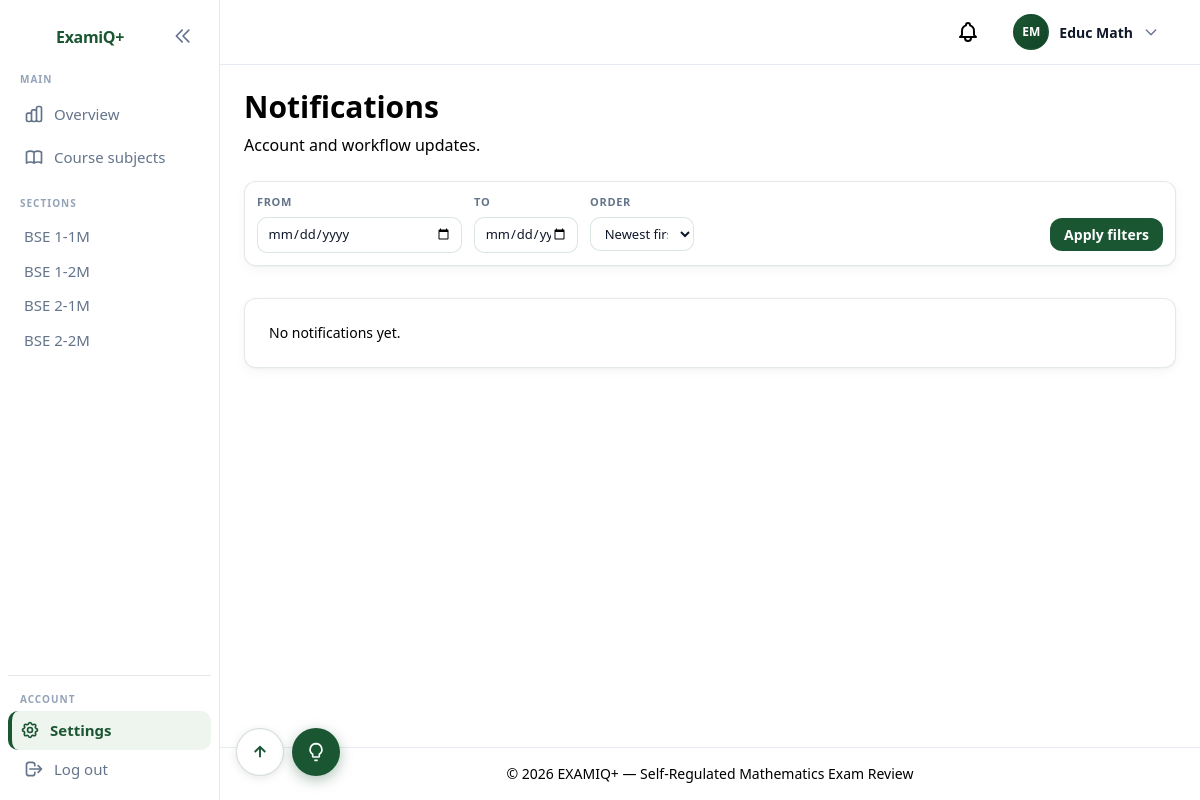
/profile/notifications/ (signed in), run on the app's committed database.
### apps/users/models.py (models this page shows, shortened)
class ProgramSection(models.Model):
    program = models.ForeignKey(
        Program,
        on_delete=models.CASCADE,
        related_name="sections",
    )
    year_level = models.ForeignKey(
        "questions.YearLevel",
        on_delete=models.PROTECT,
        related_name="program_sections",
    )
    label = models.CharField(
        max_length=10,
        help_text='Section block label, e.g. "1M", "2M".',
    )
    academic_year = models.ForeignKey(
        AcademicYear,
        on_delete=models.PROTECT,
        related_name="program_sections",
    )
    max_students = models.PositiveIntegerField(default=40)
    is_active = models.BooleanField(default=True)
    class Meta:
        verbose_name = "Program Section"
        verbose_name_plural = "Program Sections"
        ordering = ["program__name", "year_level__order", "label"]
        unique_together = [["program", "year_level", "label", "academic_year"]]
    @property
    def display_label(self) -> str:
        from apps.users.constants import PROGRAM_ABBREVIATIONS
        abbr = PROGRAM_ABBREVIATIONS.get(self.program.slug, self.program.name)
        return f"{abbr} {self.year_level.order}-{self.label}"

class User(AbstractUser):
    class Role(models.TextChoices):
        STUDENT = "student", "Student"
        PROFESSOR = "professor", "Faculty"
        CHAIRPERSON = "chairperson", "Department Chairperson"
        CAMPUS_ADMIN = "campus_admin", "Campus Administrator"
    class ApprovalStatus(models.TextChoices):
        APPROVED = "approved", "Approved"
        PENDING = "pending", "Pending"
        REJECTED = "rejected", "Rejected"
    class HomeDegreeProgram(models.TextChoices):
        CS = "cs", "Computer Science"
        IT = "it", "Information Technology"
        BSED_MATH = "bsed_math", "BSEd Mathematics"
        PSYCHOLOGY = "psychology", "Psychology"
        MARKETING = "marketing", "Marketing"
        HR = "hr", "Human Resources"
        HOSPITALITY = "hospitality", "Hospitality Management"
        CRIMINOLOGY = "criminology", "Criminology"
    username = None
    email = models.EmailField(unique=True)
    role = models.CharField(
        max_length=20,
        choices=Role.choices,
        default=Role.STUDENT,
    )
    department = models.ForeignKey(
        Department,
        on_delete=models.SET_NULL,
        null=True,
        blank=True,
        related_name="users",
    )
    home_degree_program = models.CharField(
        max_length=20,
        choices=HomeDegreeProgram.choices,
        blank=True,
        default="",
        help_text="Student's home degree program — scopes review course offerings.",
    )
    year_level = models.ForeignKey(
        "questions.YearLevel",
        on_delete=models.SET_NULL,
        null=True,
        blank=True,
        related_name="students",
        help_text="Student's current year level — scopes available subjects.",
    )
    section = models.ForeignKey(
        ProgramSection,
        on_delete=models.SET_NULL,
        null=True,
        blank=True,
        related_name="students",
        help_text="Student's cohort section for the current academic year.",
    )
    password_changed_at = models.DateTimeField(
        null=True,
        blank=True,
        help_text="When the user last changed their password.",
    )
    middle_name = models.CharField(max_length=150, blank=True, default="")
    suffix = models.CharField(
        max_length=20,
        blank=True,
        default="",
        help_text='Name suffix, e.g. "Jr.", "Sr.", "III".',
    )
    profile_photo = models.ImageField(upload_to="profile_photos/", blank=True, null=True)
    student_number = models.CharField(
        max_length=9,
        unique=True,
        null=True,
        blank=True,
        help_text="Nine-digit student ID (students only).",
    )
    employee_id = models.CharField(
        max_length=50,
        blank=True,
        default="",
        help_text="Employee ID for faculty and chairperson accounts.",
    )
    phone_number = models.CharField(
        max_length=11,
        blank=True,
        default="",
        help_text="Eleven-digit mobile number.",
    )
    approval_status = models.CharField(
        max_length=20,
        choices=ApprovalStatus.choices,
        default=ApprovalStatus.APPROVED,
    )
    USERNAME_FIELD = "email"
    REQUIRED_FIELDS: list[str] = []
    objects = UserManager()
    class Meta:
        verbose_name = "User"
        verbose_name_plural = "Users"
        ordering = ["email"]
    def get_full_name(self) -> str:
        parts = [self.first_name, self.middle_name, self.last_name]
        name = " ".join(part for part in parts if part).strip()
        if self.suffix:
            name = f"{name} {self.suffix}".strip()
        return name
    @property
    def initials(self) -> str:
        parts = [self.first_name[:1], self.last_name[:1]]
        return "".join(p.upper() for p in parts if p) or self.email[:2].upper()

### apps/users/views_notifications.py (the view)
# urls.py: path("notifications/", NotificationListView.as_view(), name="notifications"),
class NotificationListView(LoginRequiredMixin, ListView):
    template_name = "users/notifications.html"
    context_object_name = "notifications"
    paginate_by = 20
    def get_queryset(self):
        queryset = Notification.objects.filter(user=self.request.user)
        queryset = apply_date_range(queryset, self.request, "created_at")
        return apply_sort(
            queryset,
            self.request,
            newest_field="-created_at",
            oldest_field="created_at",
        )
    def get_context_data(self, **kwargs):
        context = super().get_context_data(**kwargs)
        filter_names = ["date_from", "date_to", "sort"]
        context["filter_form_fields"] = build_filter_fields(
            self.request,
            STANDARD_DATE_SORT_FILTER_SPECS,
        )
        context["filter_has_active"] = has_active_filters(self.request, filter_names)
        context["filter_bar_compact"] = True
        return context

### templates/users/notifications.html (shortened to what this page needs)
{% extends "base.html" %}
{% block content %}
{% include "components/page_header.html" with title="Notifications" subtitle="Account and workflow updates." %}
<div class="bento-grid mb-4">
    {% include "components/filter_bar.html" %}
</div>
{% if notifications %}
<form method="post" action="{% url 'users:notifications_read' %}">
    {% csrf_token %}
    <input type="hidden" name="next" value="{% url 'users:notifications' %}">
    <div class="mb-4">
        <button type="submit" class="btn-secondary btn-primary-sm">Mark all as read</button>
    </div>
    <ul class="space-y-3">
        {% for notification in notifications %}
        <li class="bento-card p-4 {% if not notification.is_read %}border-l-4 border-examiq-green{% endif %}">
            <p class="text-sm text-examiq-navy">{{ notification.message }}</p>
            <p class="text-xs text-examiq-slate mt-1">{{ notification.created_at|date:"M d, Y g:i A" }}</p>
            {% if notification.link %}
            <a href="{% url 'users:notification_open' notification.pk %}" class="text-sm text-examiq-green hover:underline mt-1 inline-block">View</a>
            {% endif %}
        </li>
        {% endfor %}
    </ul>
</form>
{% else %}
<div class="bento-card p-6 text-examiq-slate text-sm">No notifications yet.</div>
{% endif %}
{% endblock %}

### templates/components/sidebar.html (shortened to what this page needs)
{% if user.is_authenticated %}
<aside id="app-sidebar" class="app-sidebar">
    <div class="app-sidebar-inner">
        <div class="app-sidebar-header">
            {% include "components/sidebar_logo.html" %}
            <button type="button" id="sidebar-collapse-toggle" class="sidebar-collapse-toggle" aria-label="Collapse sidebar" aria-expanded="true">
                <svg class="w-5 h-5 sidebar-collapse-icon" fill="none" stroke="currentColor" viewBox="0 0 24 24"><path stroke-linecap="round" stroke-linejoin="round" stroke-width="2" d="M11 19l-7-7 7-7m8 14l-7-7 7-7"/></svg>
            </button>
        </div>
        <nav class="app-sidebar-nav" aria-label="Main navigation">
            {% if user.role == "student" %}
                <p class="sidebar-section-label">Main</p>
                <a href="{% url 'analytics_student:dashboard' %}" title="Dashboard"
                   class="sidebar-link {% if request.resolver_match.url_name == 'dashboard' and request.resolver_match.namespace == 'analytics_student' %}sidebar-link-active{% endif %}"
                   aria-label="Dashboard">
                    <svg class="sidebar-icon" fill="none" stroke="currentColor" viewBox="0 0 24 24" aria-hidden="true"><path stroke-linecap="round" stroke-linejoin="round" stroke-width="2" d="M4 6a2 2 0 012-2h2a2 2 0 012 2v2a2 2 0 01-2 2H6a2 2 0 01-2-2V6zM14 6a2 2 0 012-2h2a2 2 0 012 2v2a2 2 0 01-2 2h-2a2 2 0 01-2-2V6zM4 16a2 2 0 012-2h2a2 2 0 012 2v2a2 2 0 01-2 2H6a2 2 0 01-2-2v-2zM14 16a2 2 0 012-2h2a2 2 0 012 2v2a2 2 0 01-2 2h-2a2 2 0 01-2-2v-2z"/></svg>
                    <span class="sidebar-label">Dashboard</span>
                </a>
                <a href="{% url 'reviews:setup' %}" title="Start Review"
                   class="sidebar-link {% if request.resolver_match.url_name == 'setup' %}sidebar-link-active{% endif %}"
                   aria-label="Start Review">
                    <svg class="sidebar-icon" fill="none" stroke="currentColor" viewBox="0 0 24 24" aria-hidden="true"><path stroke-linecap="round" stroke-linejoin="round" stroke-width="2" d="M12 8v4l3 3m6-3a9 9 0 11-18 0 9 9 0 0118 0z"/></svg>
                    <span class="sidebar-label">Start Review</span>
                </a>
                <p class="sidebar-section-label">Insights</p>
                <a href="{% url 'analytics_student:session_history' %}" title="Session History"
                   class="sidebar-link {% if request.resolver_match.url_name == 'session_history' %}sidebar-link-active{% endif %}"
                   aria-label="Session History">
                    <svg class="sidebar-icon" fill="none" stroke="currentColor" viewBox="0 0 24 24" aria-hidden="true"><path stroke-linecap="round" stroke-linejoin="round" stroke-width="2" d="M12 8v4l3 3m6-3a9 9 0 11-18 0 9 9 0 0118 0z"/></svg>
                    <span class="sidebar-label">Session History</span>
                </a>
                <a href="{% url 'analytics_student:mistakes' %}" title="Mistakes"
                   class="sidebar-link {% if request.resolver_match.url_name == 'mistakes' %}sidebar-link-active{% endif %}"
                   aria-label="Mistakes">
                    <svg class="sidebar-icon" fill="none" stroke="currentColor" viewBox="0 0 24 24" aria-hidden="true"><path stroke-linecap="round" stroke-linejoin="round" stroke-width="2" d="M12 9v2m0 4h.01m-6.938 4h13.856c1.54 0 2.502-1.667 1.732-3L13.732 4c-.77-1.333-2.694-1.333-3.464 0L3.34 16c-.77 1.333.192 3 1.732 3z"/></svg>
                    <span class="sidebar-label">Mistakes</span>
                </a>
                <a href="{% url 'analytics_student:topic_progress' %}" title="Topic Progress"
                   class="sidebar-link {% if request.resolver_match.url_name == 'topic_progress' %}sidebar-link-active{% endif %}"
                   aria-label="Topic Progress">
                    <svg class="sidebar-icon" fill="none" stroke="currentColor" viewBox="0 0 24 24" aria-hidden="true"><path stroke-linecap="round" stroke-linejoin="round" stroke-width="2" d="M13 7h8m0 0v8m0-8l-8 8-4-4-6 6"/></svg>
                    <span class="sidebar-label">Topic Progress</span>
                </a>
            {% elif user.role == "professor" %}
                <p class="sidebar-section-label">Main</p>
                <a href="{% url 'analytics_professor:overview' %}" title="Overview"
                   class="sidebar-link {% if request.resolver_match.url_name == 'overview' %}sidebar-link-active{% endif %}"
                   aria-label="Overview">
                    <span class="sidebar-label">Overview</span>
                </a>
                <a href="{% url 'analytics_professor:course_list' %}" title="Course subjects"
                   class="sidebar-link "
                   aria-label="Course subjects">
                    <span class="sidebar-label">Course subjects</span>
                </a>
                {% if professor_section_nav %}
                <p class="sidebar-section-label sidebar-course-label">Sections</p>
                <div class="sidebar-course-list">
                    {% for entry in professor_section_nav %}
                    <a href="{% url 'analytics_professor:section_detail' entry.section_id %}" title="{{ entry.label }}"
                       class="sidebar-link sidebar-link-compact {% if sidebar_section_label == entry.label %}sidebar-link-active{% endif %}">
                        <span class="sidebar-label">{{ entry.label }}</span>
                    </a>
                    {% endfor %}
                </div>
                {% endif %}
            {% endif %}
        </nav>
        <div class="app-sidebar-account" aria-label="Account">
            <p class="sidebar-section-label">Account</p>
            <a href="{% url 'users:profile' %}" title="Settings"
               class="sidebar-link {% if request.resolver_match.namespace == 'users' %}sidebar-link-active{% endif %}"
               aria-label="Settings">
                <span class="sidebar-label">Settings</span>
            </a>
            <a href="{% url 'account_logout' %}" title="Log out"
               class="sidebar-link"
               aria-label="Log out">
                <svg class="sidebar-icon" fill="none" stroke="currentColor" viewBox="0 0 24 24" aria-hidden="true"><path stroke-linecap="round" stroke-linejoin="round" stroke-width="2" d="M17 16l4-4m0 0l-4-4m4 4H7m6 4v1a3 3 0 01-3 3H6a3 3 0 01-3-3V7a3 3 0 013-3h4a3 3 0 013 3v1"/></svg>
                <span class="sidebar-label">Log out</span>
            </a>
        </div>
    </div>
</aside>
{% endif %}

### templates/components/navbar.html (shortened to what this page needs)
{% if user.is_authenticated %}
<header class="app-topbar">
    <div class="app-topbar-inner">
        <a href="{% url 'users:notifications' %}" class="relative p-2 text-examiq-slate hover:text-examiq-navy" aria-label="Notifications">
        </a>
        <div class="profile-dropdown" data-dropdown>
            <button type="button" class="profile-dropdown-trigger" data-dropdown-toggle aria-expanded="false" aria-haspopup="true">
                {% include "components/profile_avatar_upload.html" with size="nav" show_camera=False preview_id="nav-avatar-preview" %}
                <span class="profile-name hidden sm:inline">{{ user.get_full_name|default:user.email }}</span>
                <svg class="profile-chevron w-4 h-4" fill="none" stroke="currentColor" viewBox="0 0 24 24">
                    <path stroke-linecap="round" stroke-linejoin="round" stroke-width="2" d="M19 9l-7 7-7-7"/>
                </svg>
            </button>
        </div>
    </div>
</header>
{% endif %}

### templates/components/profile_avatar_upload.html (shortened to what this page needs)
{% load static %}
<div class="profile-avatar-wrap profile-avatar-wrap--{{ size|default:'form' }}">
    {% if user.profile_photo %}
    <img src="{{ user.profile_photo.url }}"
         alt=""
         class="profile-avatar-image"
         id="{% if preview_id %}{{ preview_id }}{% else %}profile-photo-preview{% endif %}">
    {% else %}
    <span class="profile-avatar profile-avatar--{{ user.role }} profile-avatar-image"
          id="{% if preview_id %}{{ preview_id }}{% else %}profile-photo-preview-fallback{% endif %}"
          aria-hidden="true">{{ user.initials }}</span>
    {% endif %}
</div>

### data on the page
ProgramSection: label "BSE 1-1M"
ProgramSection: label "BSE 1-2M"
ProgramSection: label "BSE 2-1M"
ProgramSection: label "BSE 2-2M"
User: initials "EM", get_full_name "Educ Math"

### other printed values
{{ title }} "Notifications"
{{ subtitle }} "Account and workflow updates."
{{ field.label }} "FROM" "TO"
{{ field.label }} "ORDER"
form field sort "Newest first"
